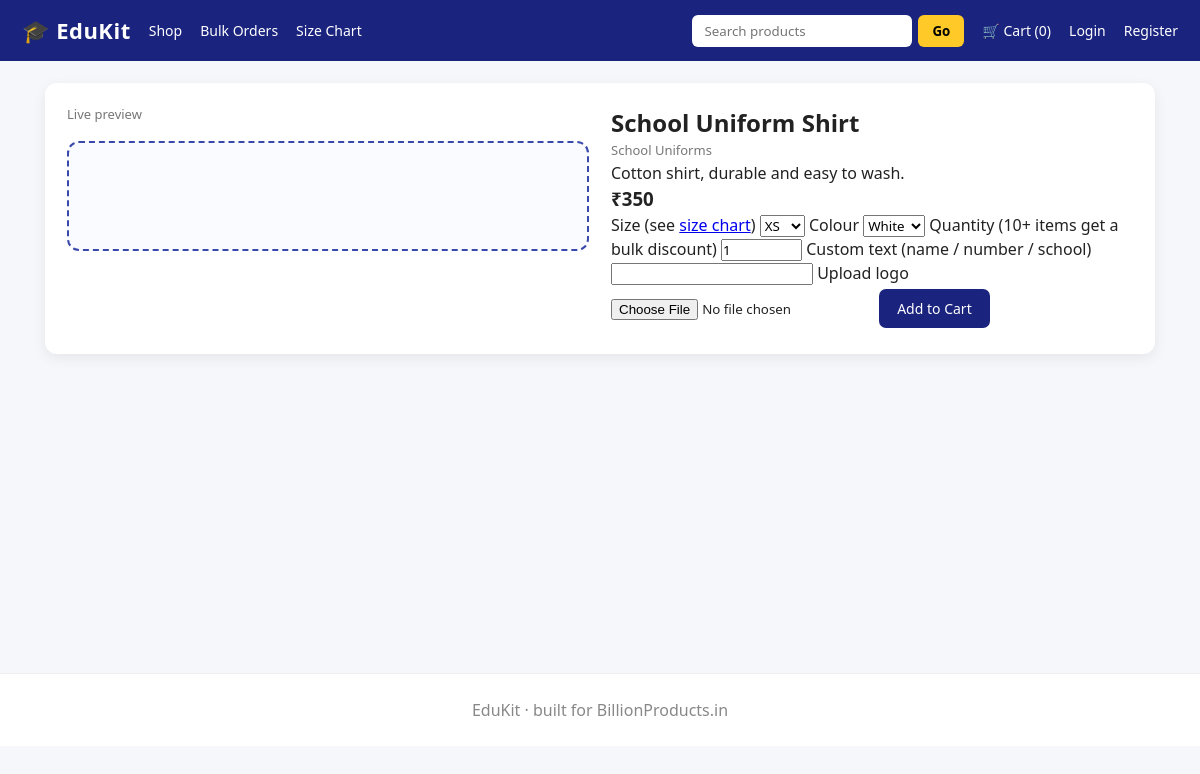
Page /product/1 on the committed database.
### tables this page shows
CREATE TABLE products(id INTEGER PRIMARY KEY AUTOINCREMENT, name TEXT, category TEXT,
  description TEXT, price REAL, stock INTEGER, image TEXT DEFAULT '', customizable INTEGER DEFAULT 0);

### app.py (the view)
@app.route('/product/<int:pid>')
def product(pid):
    p = q('SELECT * FROM products WHERE id=?', (pid,), one=True)
    if not p:
        return 'Product not found', 404
    return render_template('product.html', p=p)

### app.py (called while the page is built)
def db():
    if 'db' not in g:
        g.db = sqlite3.connect(DB)
        g.db.row_factory = sqlite3.Row
    return g.db

def q(sql, args=(), one=False):
    cur = db().execute(sql, args)
    rows = cur.fetchall()
    db().commit()
    return (rows[0] if rows else None) if one else rows

@app.context_processor
def inject_cart():
    return {'cart_count': sum(c['qty'] for c in session.get('cart', []))}

### templates/product.html (shortened to what this page needs)
{% extends 'base.html' %}{% block content %}
<div class='two'>
  <div>
    <p class='muted'>Live preview</p>
    <div id='preview' class='preview'><img id='plogo' hidden alt=''></div>
  </div>
  <div>
    <h2>{{ p.name }}</h2><p class='muted'>{{ p.category }}</p><p>{{ p.description }}</p>
    <h3>₹{{ '%.0f'|format(p.price) }}</h3>
    {% if p.stock > 0 %}
    <form method='post' action='/cart/add/{{ p.id }}' enctype='multipart/form-data'>
      <label>Size (see <a href='/size-chart'>size chart</a>)</label>
      <select name='size'>{% for s in ['XS','S','M','L','XL','XXL'] %}<option>{{ s }}</option>{% endfor %}</select>
      <label>Colour</label>
      <select name='colour' id='colour'>{% for c in ['White','Navy','Black','Red','Green','Yellow'] %}<option>{{ c }}</option>{% endfor %}</select>
      <label>Quantity (10+ items get a bulk discount)</label>
      <input type='number' name='qty' value='1' min='1' max='{{ p.stock }}'>
      {% if p.customizable %}
      <label>Custom text (name / number / school)</label><input name='text' id='text' maxlength='40'>
      <label>Upload logo</label><input type='file' name='logo' id='logo' accept='image/*'>
      {% endif %}
      <button class='btn'>Add to Cart</button>
    </form>
    {% else %}<p class='red'>Out of stock</p>{% endif %}
  </div>
</div>
{% endblock %}

### static/css/style.css (style rules this page uses)
* { margin:0; padding:0; box-sizing:border-box; font-family: Segoe UI, Arial, sans-serif; }
body { background:#f5f7fb; color:#222; line-height:1.5; }
.btn { background:#1a237e; color:#fff; padding:10px 18px; border-radius:7px; text-decoration:none; border:none; cursor:pointer; display:inline-block; margin:4px; font-size:14px; }
.muted { color:#777; font-size:13px; }
.two { display:grid; grid-template-columns:1fr 1fr; gap:22px; background:#fff; padding:22px; border-radius:12px; box-shadow:0 4px 14px rgba(0,0,0,0.07); }
.preview { border:2px dashed #3949ab; padding:22px; margin-top:16px; min-height:110px; text-align:center; border-radius:12px; background:#fafbff; }

### rows in the picture
products: name "School Uniform Shirt", category "School Uniforms", description "Cotton shirt, durable and easy to wash.", price "350"

### other values in the picture
{{ cart_count }} "0"
form field size "XS"
form field colour "White"
